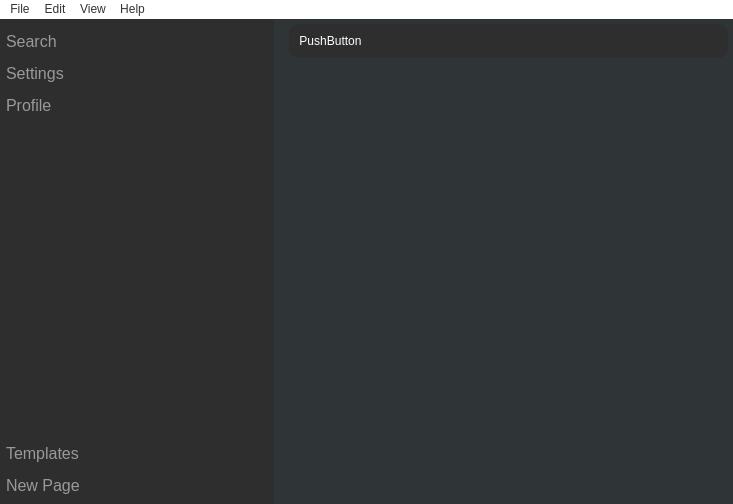
<?xml version="1.0" encoding="UTF-8"?>
<ui version="4.0">
 <class>MainWindow</class>
 <widget class="QMainWindow" name="MainWindow">
  <property name="geometry">
   <rect>
    <x>0</x>
    <y>0</y>
    <width>733</width>
    <height>504</height>
   </rect>
  </property>
  <property name="font">
   <font>
    <family>Segoe UI</family>
    <pointsize>9</pointsize>
   </font>
  </property>
  <property name="windowTitle">
   <string>MainWindow</string>
  </property>
  <property name="styleSheet">
   <string notr="true">background-color: rgb(255, 255, 255);
color: rgb(51, 51, 51);</string>
  </property>
  <property name="iconSize">
   <size>
    <width>48</width>
    <height>48</height>
   </size>
  </property>
  <property name="tabShape">
   <enum>QTabWidget::Rounded</enum>
  </property>
  <property name="unifiedTitleAndToolBarOnMac">
   <bool>true</bool>
  </property>
  <widget class="QWidget" name="centralwidget">
   <property name="enabled">
    <bool>true</bool>
   </property>
   <layout class="QVBoxLayout" name="verticalLayout_5">
    <property name="spacing">
     <number>0</number>
    </property>
    <property name="leftMargin">
     <number>0</number>
    </property>
    <property name="topMargin">
     <number>0</number>
    </property>
    <property name="rightMargin">
     <number>0</number>
    </property>
    <property name="bottomMargin">
     <number>0</number>
    </property>
    <item>
     <widget class="QSplitter" name="splitter">
      <property name="sizePolicy">
       <sizepolicy hsizetype="Expanding" vsizetype="Preferred">
        <horstretch>0</horstretch>
        <verstretch>0</verstretch>
       </sizepolicy>
      </property>
      <property name="styleSheet">
       <string notr="true">background-color: rgb(47, 52, 55);</string>
      </property>
      <property name="orientation">
       <enum>Qt::Horizontal</enum>
      </property>
      <property name="handleWidth">
       <number>0</number>
      </property>
      <widget class="QFrame" name="frame">
       <property name="styleSheet">
        <string notr="true">color: rgb(153, 153, 153);
background-color: rgb(46, 46, 46);</string>
       </property>
       <layout class="QVBoxLayout" name="verticalLayout_3">
        <property name="spacing">
         <number>5</number>
        </property>
        <property name="leftMargin">
         <number>5</number>
        </property>
        <property name="bottomMargin">
         <number>5</number>
        </property>
        <item>
         <layout class="QHBoxLayout" name="horizontalLayout">
          <item>
           <layout class="QVBoxLayout" name="verticalLayout">
            <item>
             <widget class="QPushButton" name="searchButton">
              <property name="enabled">
               <bool>true</bool>
              </property>
              <property name="sizePolicy">
               <sizepolicy hsizetype="Minimum" vsizetype="Minimum">
                <horstretch>0</horstretch>
                <verstretch>0</verstretch>
               </sizepolicy>
              </property>
              <property name="font">
               <font>
                <family>Segoe UI</family>
                <pointsize>12</pointsize>
                <stylestrategy>PreferDefault</stylestrategy>
               </font>
              </property>
              <property name="contextMenuPolicy">
               <enum>Qt::DefaultContextMenu</enum>
              </property>
              <property name="acceptDrops">
               <bool>false</bool>
              </property>
              <property name="autoFillBackground">
               <bool>false</bool>
              </property>
              <property name="styleSheet">
               <string notr="true">color: rgb(153, 153, 153);
background-color: rgb(46, 46, 46);
Text-align: left;</string>
              </property>
              <property name="text">
               <string>Search</string>
              </property>
              <property name="icon">
               <iconset resource="Resources.qrc">
                <normaloff>:/Icons/Resources/Icons/Search.svg</normaloff>:/Icons/Resources/Icons/Search.svg</iconset>
              </property>
              <property name="autoExclusive">
               <bool>false</bool>
              </property>
              <property name="autoDefault">
               <bool>false</bool>
              </property>
              <property name="default">
               <bool>false</bool>
              </property>
              <property name="flat">
               <bool>true</bool>
              </property>
             </widget>
            </item>
            <item>
             <widget class="QPushButton" name="settingsButton">
              <property name="enabled">
               <bool>true</bool>
              </property>
              <property name="sizePolicy">
               <sizepolicy hsizetype="Minimum" vsizetype="Minimum">
                <horstretch>0</horstretch>
                <verstretch>0</verstretch>
               </sizepolicy>
              </property>
              <property name="font">
               <font>
                <family>Segoe UI</family>
                <pointsize>12</pointsize>
               </font>
              </property>
              <property name="styleSheet">
               <string notr="true">color: rgb(153, 153, 153);
background-color: rgb(46, 46, 46);
Text-align: left;</string>
              </property>
              <property name="text">
               <string>Settings</string>
              </property>
              <property name="icon">
               <iconset resource="Resources.qrc">
                <normaloff>:/Icons/Resources/Icons/Settings.svg</normaloff>:/Icons/Resources/Icons/Settings.svg</iconset>
              </property>
              <property name="flat">
               <bool>true</bool>
              </property>
             </widget>
            </item>
            <item>
             <widget class="QPushButton" name="profileButton">
              <property name="enabled">
               <bool>true</bool>
              </property>
              <property name="sizePolicy">
               <sizepolicy hsizetype="Minimum" vsizetype="Minimum">
                <horstretch>0</horstretch>
                <verstretch>0</verstretch>
               </sizepolicy>
              </property>
              <property name="font">
               <font>
                <family>Segoe UI</family>
                <pointsize>12</pointsize>
               </font>
              </property>
              <property name="styleSheet">
               <string notr="true">color: rgb(153, 153, 153);
background-color: rgb(46, 46, 46);
Text-align: left;</string>
              </property>
              <property name="text">
               <string>Profile</string>
              </property>
              <property name="icon">
               <iconset resource="Resources.qrc">
                <normaloff>:/Icons/Resources/Icons/Profile.svg</normaloff>:/Icons/Resources/Icons/Profile.svg</iconset>
              </property>
              <property name="flat">
               <bool>true</bool>
              </property>
             </widget>
            </item>
           </layout>
          </item>
          <item>
           <spacer name="horizontalSpacer">
            <property name="orientation">
             <enum>Qt::Horizontal</enum>
            </property>
            <property name="sizeHint" stdset="0">
             <size>
              <width>40</width>
              <height>20</height>
             </size>
            </property>
           </spacer>
          </item>
         </layout>
        </item>
        <item>
         <widget class="QTreeView" name="sideBar">
          <property name="font">
           <font>
            <family>Segoe UI</family>
            <pointsize>12</pointsize>
           </font>
          </property>
          <property name="styleSheet">
           <string notr="true">color: rgb(153, 153, 153);
background-color: rgb(46, 46, 46);</string>
          </property>
          <property name="frameShape">
           <enum>QFrame::NoFrame</enum>
          </property>
          <property name="frameShadow">
           <enum>QFrame::Plain</enum>
          </property>
          <property name="lineWidth">
           <number>1</number>
          </property>
          <property name="midLineWidth">
           <number>0</number>
          </property>
          <property name="editTriggers">
           <set>QAbstractItemView::DoubleClicked|QAbstractItemView::EditKeyPressed</set>
          </property>
          <attribute name="headerVisible">
           <bool>false</bool>
          </attribute>
         </widget>
        </item>
        <item>
         <layout class="QHBoxLayout" name="horizontalLayout_2">
          <item>
           <layout class="QVBoxLayout" name="verticalLayout_2">
            <item>
             <widget class="QPushButton" name="templatesButton">
              <property name="font">
               <font>
                <family>Segoe UI</family>
                <pointsize>12</pointsize>
               </font>
              </property>
              <property name="styleSheet">
               <string notr="true">color: rgb(153, 153, 153);
background-color: rgb(46, 46, 46);
Text-align: left;</string>
              </property>
              <property name="text">
               <string>Templates</string>
              </property>
              <property name="icon">
               <iconset resource="Resources.qrc">
                <normaloff>:/Icons/Resources/Icons/Templates.svg</normaloff>:/Icons/Resources/Icons/Templates.svg</iconset>
              </property>
              <property name="flat">
               <bool>true</bool>
              </property>
             </widget>
            </item>
            <item>
             <widget class="QPushButton" name="newPageButton">
              <property name="font">
               <font>
                <family>Segoe UI</family>
                <pointsize>12</pointsize>
               </font>
              </property>
              <property name="styleSheet">
               <string notr="true">color: rgb(153, 153, 153);
background-color: rgb(46, 46, 46);
Text-align: left;</string>
              </property>
              <property name="text">
               <string>New Page</string>
              </property>
              <property name="icon">
               <iconset resource="Resources.qrc">
                <normaloff>:/Icons/Resources/Icons/New Page.svg</normaloff>:/Icons/Resources/Icons/New Page.svg</iconset>
              </property>
              <property name="flat">
               <bool>true</bool>
              </property>
             </widget>
            </item>
           </layout>
          </item>
          <item>
           <spacer name="horizontalSpacer_2">
            <property name="orientation">
             <enum>Qt::Horizontal</enum>
            </property>
            <property name="sizeHint" stdset="0">
             <size>
              <width>40</width>
              <height>20</height>
             </size>
            </property>
           </spacer>
          </item>
         </layout>
        </item>
       </layout>
      </widget>
      <widget class="QWidget" name="layoutWidget">
       <layout class="QVBoxLayout" name="verticalLayout_4" stretch="0,0,0">
        <property name="spacing">
         <number>10</number>
        </property>
        <property name="sizeConstraint">
         <enum>QLayout::SetMinimumSize</enum>
        </property>
        <property name="leftMargin">
         <number>10</number>
        </property>
        <property name="bottomMargin">
         <number>10</number>
        </property>
        <item>
         <layout class="QHBoxLayout" name="horizontalLayout_3">
          <property name="spacing">
           <number>10</number>
          </property>
          <property name="leftMargin">
           <number>5</number>
          </property>
          <property name="topMargin">
           <number>5</number>
          </property>
          <property name="rightMargin">
           <number>5</number>
          </property>
          <property name="bottomMargin">
           <number>5</number>
          </property>
          <item>
           <widget class="QFrame" name="toolbar">
            <property name="sizePolicy">
             <sizepolicy hsizetype="Preferred" vsizetype="Preferred">
              <horstretch>0</horstretch>
              <verstretch>0</verstretch>
             </sizepolicy>
            </property>
            <property name="styleSheet">
             <string notr="true">border-radius: 10px;
background-color: rgb(46, 46, 46);
color: rgb(255, 255, 255);</string>
            </property>
            <property name="frameShape">
             <enum>QFrame::StyledPanel</enum>
            </property>
            <property name="frameShadow">
             <enum>QFrame::Plain</enum>
            </property>
            <layout class="QHBoxLayout" name="horizontalLayout_4" stretch="0,0,0,0,0,0,0,0">
             <property name="spacing">
              <number>15</number>
             </property>
             <property name="leftMargin">
              <number>10</number>
             </property>
             <property name="topMargin">
              <number>5</number>
             </property>
             <property name="rightMargin">
              <number>10</number>
             </property>
             <property name="bottomMargin">
              <number>5</number>
             </property>
             <item>
              <widget class="QPushButton" name="pushButton">
               <property name="text">
                <string>PushButton</string>
               </property>
              </widget>
             </item>
             <item>
              <spacer name="horizontalSpacer_3">
               <property name="orientation">
                <enum>Qt::Horizontal</enum>
               </property>
               <property name="sizeHint" stdset="0">
                <size>
                 <width>40</width>
                 <height>20</height>
                </size>
               </property>
              </spacer>
             </item>
             <item>
              <widget class="QPushButton" name="subpageButton">
               <property name="text">
                <string/>
               </property>
               <property name="icon">
                <iconset resource="Resources.qrc">
                 <normaloff>:/Toolbar Icons/Resources/Toolbar Icons/Subpage.svg</normaloff>:/Toolbar Icons/Resources/Toolbar Icons/Subpage.svg</iconset>
               </property>
              </widget>
             </item>
             <item>
              <widget class="QPushButton" name="urlButton">
               <property name="font">
                <font>
                 <family>Segoe UI</family>
                 <pointsize>12</pointsize>
                </font>
               </property>
               <property name="autoFillBackground">
                <bool>false</bool>
               </property>
               <property name="inputMethodHints">
                <set>Qt::ImhNone</set>
               </property>
               <property name="text">
                <string/>
               </property>
               <property name="icon">
                <iconset resource="Resources.qrc">
                 <normaloff>:/Icons/Resources/Icons/URL.svg</normaloff>:/Icons/Resources/Icons/URL.svg</iconset>
               </property>
               <property name="autoDefault">
                <bool>false</bool>
               </property>
               <property name="default">
                <bool>false</bool>
               </property>
               <property name="flat">
                <bool>false</bool>
               </property>
              </widget>
             </item>
             <item>
              <widget class="QPushButton" name="boldButton">
               <property name="styleSheet">
                <string notr="true">padding: 5px;</string>
               </property>
               <property name="text">
                <string/>
               </property>
               <property name="icon">
                <iconset resource="Resources.qrc">
                 <normaloff>:/Toolbar Icons/Resources/Toolbar Icons/Bold.svg</normaloff>:/Toolbar Icons/Resources/Toolbar Icons/Bold.svg</iconset>
               </property>
               <property name="iconSize">
                <size>
                 <width>15</width>
                 <height>15</height>
                </size>
               </property>
               <property name="flat">
                <bool>true</bool>
               </property>
              </widget>
             </item>
             <item>
              <widget class="QPushButton" name="italicButton">
               <property name="styleSheet">
                <string notr="true">padding: 5px;</string>
               </property>
               <property name="text">
                <string/>
               </property>
               <property name="icon">
                <iconset resource="Resources.qrc">
                 <normaloff>:/Toolbar Icons/Resources/Toolbar Icons/Italic.svg</normaloff>:/Toolbar Icons/Resources/Toolbar Icons/Italic.svg</iconset>
               </property>
               <property name="iconSize">
                <size>
                 <width>15</width>
                 <height>15</height>
                </size>
               </property>
               <property name="flat">
                <bool>true</bool>
               </property>
              </widget>
             </item>
             <item>
              <widget class="QPushButton" name="underlineButton">
               <property name="styleSheet">
                <string notr="true">padding: 5px;</string>
               </property>
               <property name="text">
                <string/>
               </property>
               <property name="icon">
                <iconset resource="Resources.qrc">
                 <normaloff>:/Toolbar Icons/Resources/Toolbar Icons/Underline.svg</normaloff>:/Toolbar Icons/Resources/Toolbar Icons/Underline.svg</iconset>
               </property>
               <property name="iconSize">
                <size>
                 <width>15</width>
                 <height>15</height>
                </size>
               </property>
               <property name="flat">
                <bool>true</bool>
               </property>
              </widget>
             </item>
             <item>
              <widget class="QToolButton" name="calendar">
               <property name="text">
                <string/>
               </property>
               <property name="icon">
                <iconset resource="Resources.qrc">
                 <normaloff>:/Toolbar Icons/Resources/Toolbar Icons/Calendar.svg</normaloff>:/Toolbar Icons/Resources/Toolbar Icons/Calendar.svg</iconset>
               </property>
              </widget>
             </item>
            </layout>
           </widget>
          </item>
         </layout>
        </item>
        <item>
         <widget class="QLineEdit" name="pageTitle">
          <property name="enabled">
           <bool>true</bool>
          </property>
          <property name="sizePolicy">
           <sizepolicy hsizetype="Expanding" vsizetype="Fixed">
            <horstretch>0</horstretch>
            <verstretch>0</verstretch>
           </sizepolicy>
          </property>
          <property name="font">
           <font>
            <family>Segoe UI</family>
            <pointsize>20</pointsize>
            <weight>50</weight>
            <bold>false</bold>
           </font>
          </property>
          <property name="styleSheet">
           <string notr="true">background-color: rgb(47, 52, 55);
color: rgb(255, 255, 255);
border: none;
</string>
          </property>
          <property name="text">
           <string/>
          </property>
          <property name="placeholderText">
           <string/>
          </property>
         </widget>
        </item>
        <item>
         <widget class="QScrollArea" name="scrollArea">
          <property name="sizePolicy">
           <sizepolicy hsizetype="Expanding" vsizetype="Expanding">
            <horstretch>0</horstretch>
            <verstretch>0</verstretch>
           </sizepolicy>
          </property>
          <property name="frameShape">
           <enum>QFrame::NoFrame</enum>
          </property>
          <property name="verticalScrollBarPolicy">
           <enum>Qt::ScrollBarAlwaysOff</enum>
          </property>
          <property name="widgetResizable">
           <bool>true</bool>
          </property>
          <property name="alignment">
           <set>Qt::AlignJustify|Qt::AlignTop</set>
          </property>
          <widget class="QWidget" name="scrollAreaWidgetContents">
           <property name="geometry">
            <rect>
             <x>0</x>
             <y>0</y>
             <width>440</width>
             <height>342</height>
            </rect>
           </property>
           <layout class="QVBoxLayout" name="verticalLayout_7">
            <property name="spacing">
             <number>0</number>
            </property>
            <property name="leftMargin">
             <number>0</number>
            </property>
            <property name="topMargin">
             <number>0</number>
            </property>
            <property name="rightMargin">
             <number>0</number>
            </property>
            <property name="bottomMargin">
             <number>0</number>
            </property>
            <item>
             <widget class="MainPage" name="mainPage">
              <property name="sizePolicy">
               <sizepolicy hsizetype="Preferred" vsizetype="Expanding">
                <horstretch>0</horstretch>
                <verstretch>0</verstretch>
               </sizepolicy>
              </property>
              <property name="styleSheet">
               <string notr="true">color: rgb(255, 255, 255);</string>
              </property>
              <property name="frameShape">
               <enum>QFrame::NoFrame</enum>
              </property>
              <property name="frameShadow">
               <enum>QFrame::Plain</enum>
              </property>
              <layout class="QVBoxLayout" name="verticalLayout_6">
               <property name="spacing">
                <number>10</number>
               </property>
               <property name="leftMargin">
                <number>5</number>
               </property>
               <property name="topMargin">
                <number>5</number>
               </property>
               <property name="rightMargin">
                <number>5</number>
               </property>
               <property name="bottomMargin">
                <number>5</number>
               </property>
               <item>
                <spacer name="verticalSpacer">
                 <property name="orientation">
                  <enum>Qt::Vertical</enum>
                 </property>
                 <property name="sizeType">
                  <enum>QSizePolicy::MinimumExpanding</enum>
                 </property>
                 <property name="sizeHint" stdset="0">
                  <size>
                   <width>20</width>
                   <height>100</height>
                  </size>
                 </property>
                </spacer>
               </item>
              </layout>
             </widget>
            </item>
           </layout>
          </widget>
         </widget>
        </item>
       </layout>
      </widget>
     </widget>
    </item>
   </layout>
  </widget>
  <widget class="QMenuBar" name="menuBar">
   <property name="geometry">
    <rect>
     <x>0</x>
     <y>0</y>
     <width>733</width>
     <height>29</height>
    </rect>
   </property>
   <property name="autoFillBackground">
    <bool>false</bool>
   </property>
   <widget class="QMenu" name="menuFile">
    <property name="title">
     <string>File</string>
    </property>
   </widget>
   <widget class="QMenu" name="menuEdit">
    <property name="title">
     <string>Edit</string>
    </property>
   </widget>
   <widget class="QMenu" name="menuView">
    <property name="title">
     <string>View</string>
    </property>
   </widget>
   <widget class="QMenu" name="menuHelp">
    <property name="title">
     <string>Help</string>
    </property>
   </widget>
   <addaction name="menuFile"/>
   <addaction name="menuEdit"/>
   <addaction name="menuView"/>
   <addaction name="menuHelp"/>
  </widget>
 </widget>
 <customwidgets>
  <customwidget>
   <class>MainPage</class>
   <extends>QFrame</extends>
   <header>mainpage.h</header>
   <container>1</container>
  </customwidget>
 </customwidgets>
 <resources>
  <include location="Resources.qrc"/>
 </resources>
 <connections/>
</ui>
